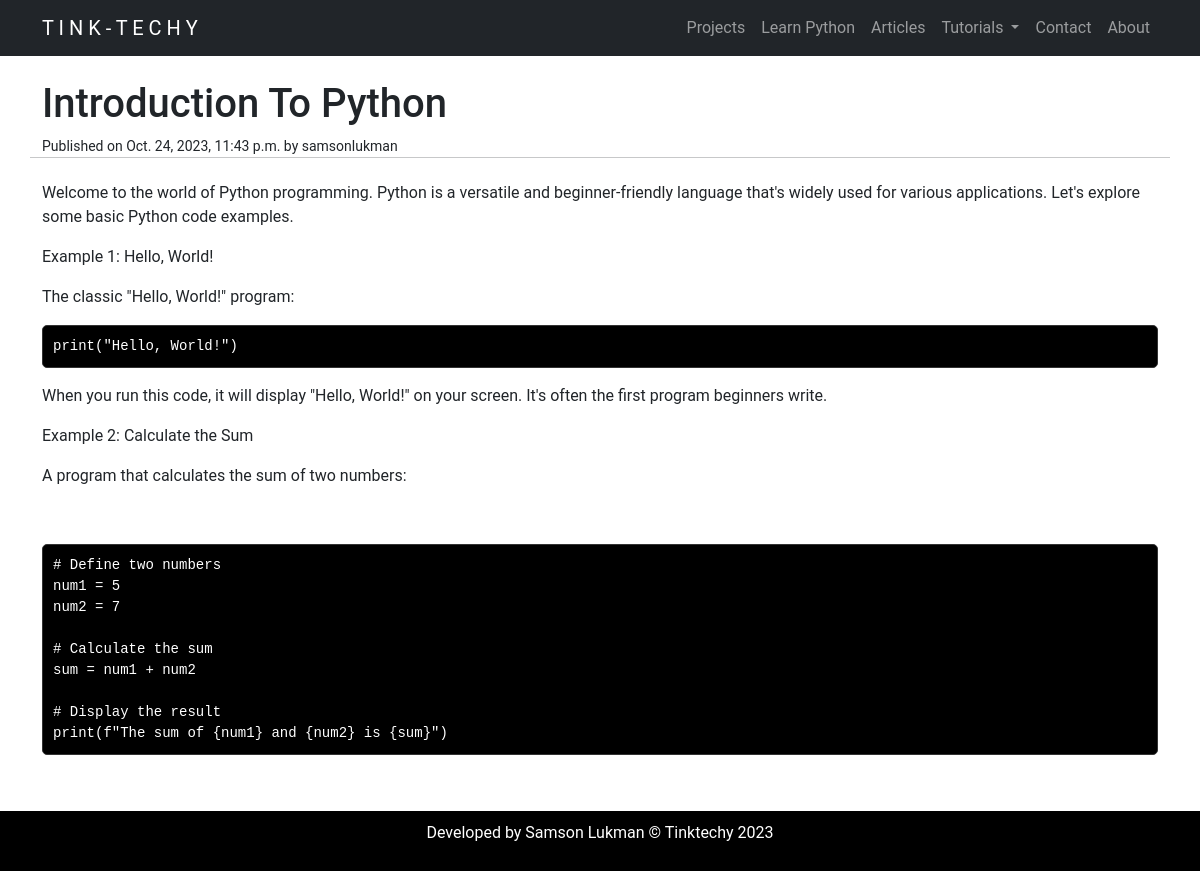
Page /article/Introduction To Python on the committed database.
### website/models.py (models this page shows, shortened)
class Article(models.Model):
    title = models.CharField(max_length=200)
    content = RichTextField()
    pub_date = models.DateTimeField(auto_now_add=True)
    author = models.ForeignKey(User, on_delete=models.CASCADE)

### website/views.py (the view)
# urls.py: path("article/<str:title>", views.article, name="article"),
def article(request, title):
    article = get_object_or_404(Article, title=title)
    content = article.content  # Assuming your article content is stored in the 'content' field
    code_pattern = r'<pre><code class="language-(\w+)">([\s\S]*?)</code></pre>'
    def highlight_code(match):
        language, code = match.groups()
        lexer = get_lexer_by_name(language, stripall=True)
        formatter = HtmlFormatter(style="default")  # Use the "default" Pygments style
        return highlight(code, lexer, formatter)
    highlighted_content = re.sub(code_pattern, highlight_code, content)
    return render(request, 'website/article.html', {'article': article, 'highlighted_content': highlighted_content})

### website/templates/website/article.html (shortened to what this page needs)
{% extends 'website/layout.html' %}
{% load static %}
{% block body %}
<br>
<div class="container">
    <div class="row">
  <h1>{{ article.title }}</h1>
  <small>Published on {{ article.pub_date }} by {{ article.author }}</small>
  <hr>
  <br>
  <div class="article-content">
    {{ highlighted_content|safe }}
</div>
</div>
</div>
{% endblock %}

### website/templates/website/article.html (style rules this page uses)
pre { background-color: black; color: white; padding: 10px; border: 1px solid #333; border-radius: 5px; }

### website/templates/website/layout.html (style rules this page uses)
body { font-family: 'Roboto', sans-serif; }

### rows in the picture
Article: title "Introduction To Python", pub_date "Oct. 24, 2023, 11:43 p.m.", author "samsonlukman", content "Welcome to the world of Python programming. Python is a versatile and beginner-friendly language that's widely used for various applications. Let's explore some basic Python code examples. Example 1: Hello, World! The classic \"Hello, World!\" program: print(\"Hello, World!\") When you run this code, it will display \"Hello, World!\" on your screen. It's often the first program beginners write. Example 2: Calculate the Sum A program that calculates the sum of two numbers: # Define two numbers num1 = 5 num2 = 7 # Calculate the sum sum = num1 + num2 # Display the result print(f\"The sum of {num1} and {num2} is {sum}\")"
